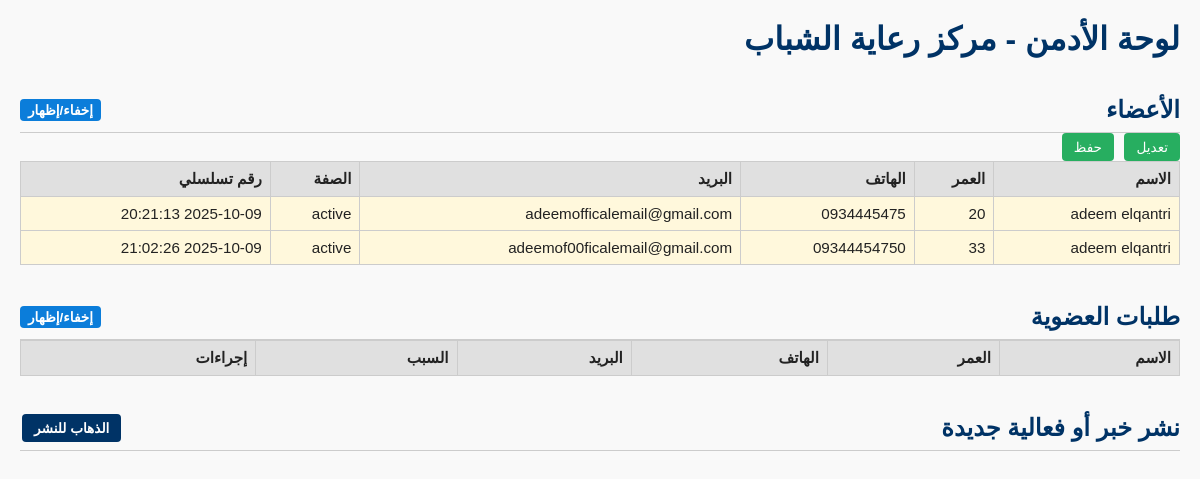
The page /admin on the database its author committed.
### tables this page shows
CREATE TABLE members (
    id INTEGER PRIMARY KEY AUTOINCREMENT,
    name TEXT NOT NULL,
    age INTEGER,
    phone TEXT,
    email TEXT,
    status TEXT DEFAULT 'active',
    created_at TIMESTAMP DEFAULT CURRENT_TIMESTAMP
, role TEXT, serial_number TEXT);

### app.py (the view)
@app.route("/admin")
def admin_dashboard():
    conn = sqlite3.connect(DB_PATH)
    cursor = conn.cursor()
    cursor.execute("SELECT * FROM members")
    members = cursor.fetchall()
    cursor.execute("SELECT * FROM membership_requests")
    requests = cursor.fetchall()
    cursor.execute("SELECT * FROM events ORDER BY date DESC")
    events = cursor.fetchall()
    conn.close()
    return render_template("admin.html", members=members, requests=requests, events=events)

### templates/admin.html (shortened to what this page needs)
<!DOCTYPE html>
<html lang="ar">
<head>
</head>
<body>
<h1>لوحة الأدمن - مركز رعاية الشباب</h1>
<h2>الأعضاء <a class="toggle-section" onclick="toggleSection('members-section')">إخفاء/إظهار</a></h2>
<div id="members-section">
    <button class="edit-btn" id="enable-edit">تعديل</button>
    <button class="save-btn" id="save-members">حفظ</button>
    <table id="members-table">
        <tr>
            <th>الاسم</th>
            <th>العمر</th>
            <th>الهاتف</th>
            <th>البريد</th>
            <th>الصفة</th>
            <th>رقم تسلسلي</th>
        </tr>
        {% for m in members %}
        <tr data-id="{{ m[0] }}">
            <td class="editable" contenteditable="false">{{ m[1] }}</td>
            <td class="editable" contenteditable="false">{{ m[2] }}</td>
            <td class="editable" contenteditable="false">{{ m[3] }}</td>
            <td class="editable" contenteditable="false">{{ m[4] }}</td>
            <td class="editable" contenteditable="false">{{ m[5] }}</td>
            <td class="editable" contenteditable="false">{{ m[6] }}</td>
        </tr>
        {% endfor %}
    </table>
</div>
<h2>طلبات العضوية <a class="toggle-section" onclick="toggleSection('requests-section')">إخفاء/إظهار</a></h2>
<div id="requests-section">
    <table>
        <tr>
            <th>الاسم</th>
            <th>العمر</th>
            <th>الهاتف</th>
            <th>البريد</th>
            <th>السبب</th>
            <th>إجراءات</th>
        </tr>
    </table>
</div>
<h2>نشر خبر أو فعالية جديدة <a href="/templates/post.html" class="button">الذهاب للنشر</a></h2>
</body>
</html>

### templates/admin.html (style rules this page uses)
* { box-sizing: border-box; margin: 0; padding: 0; }
body { font-family: 'Cairo', Arial, sans-serif; direction: rtl; background: #f9f9f9; padding: 20px; color:#222; }
h1 { color: #003366; margin-bottom: 20px; }
h2 { color: #003366; display: flex; justify-content: space-between; align-items: center; padding: 8px 0; border-bottom: 1px solid #ccc; margin-top:30px; }
.button { padding: 6px 12px; background: #003366; color: #fff; text-decoration: none; border-radius: 4px; margin:0 2px; font-size:0.85rem; }
.edit-btn, .save-btn { background: #27ae60; color:#fff; border:none; padding:6px 12px; border-radius:4px; cursor:pointer; margin-left:6px; font-size:0.85rem; }
table { width: 100%; border-collapse: collapse; margin-bottom: 30px; background: #fff; }
th, td { border: 1px solid #ccc; padding: 8px; text-align: right; font-size:0.95rem; }
th { background: #e0e0e0; }
.editable { background:#fff8dc; }
.toggle-section { cursor:pointer; font-size:0.85rem; background:#0b7dda; color:#fff; padding:3px 8px; border-radius:4px; text-decoration:none; }

### rows shown on the page
members: name "adeem elqantri", age "20", phone "0934445475", email "adeemofficalemail@gmail.com", status "active", created_at "2025-10-09 20:21:13"
members: name "adeem elqantri", age "33", phone "09344454750", email "adeemof00ficalemail@gmail.com", status "active", created_at "2025-10-09 21:02:26"
